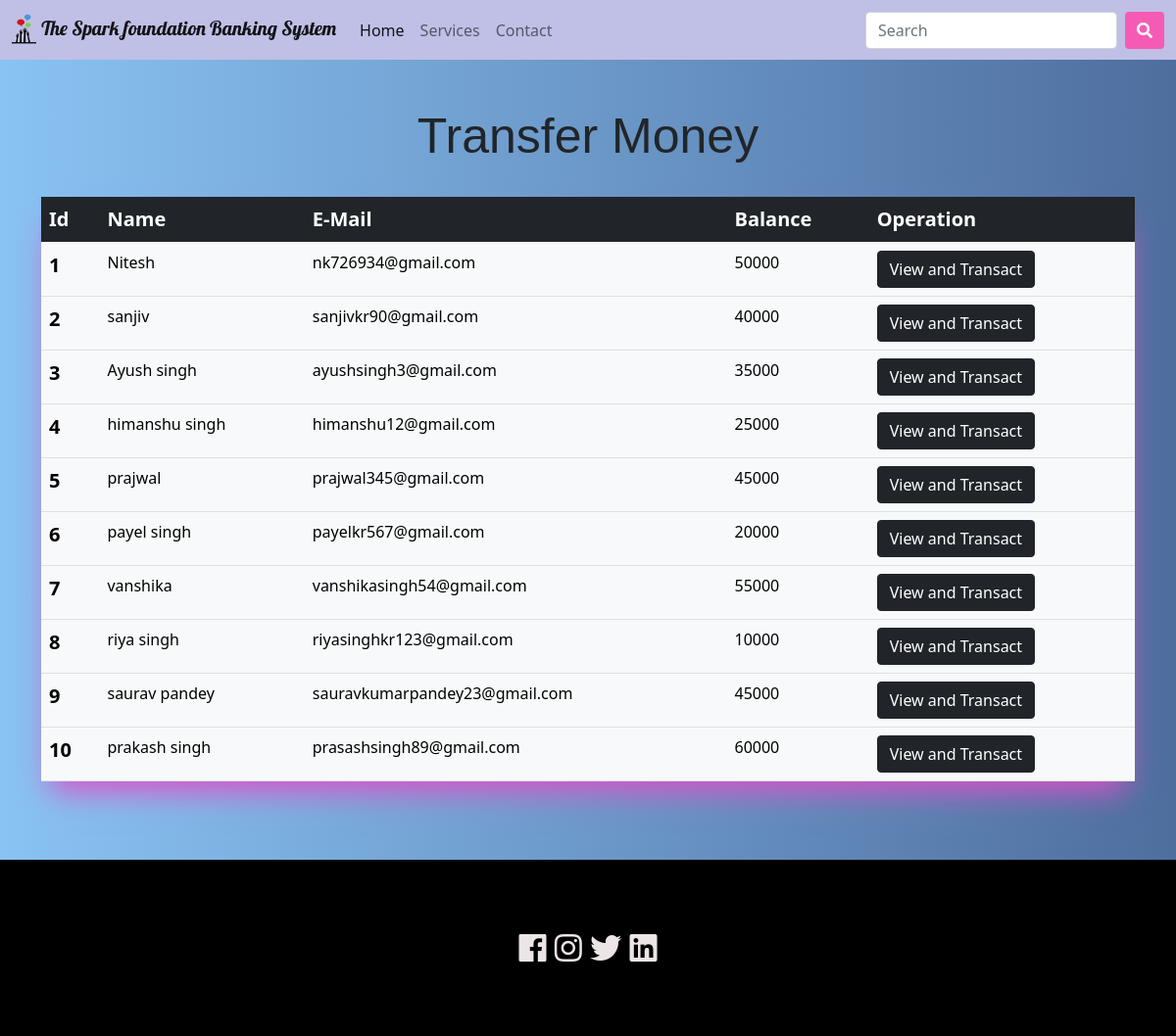
The app's page /transfermoney.php with its own data.
### tables this page shows
CREATE TABLE IF NOT EXISTS `users` (
  `id` int(3) NOT NULL AUTO_INCREMENT,
  `name` text NOT NULL,
  `email` varchar(30) NOT NULL,
  `balance` int(8) NOT NULL,
  PRIMARY KEY (`id`)
);

### transfermoney.php (the view, shortened to what this page needs)
<!doctype html>
<html lang="en">
  <head>
    <link rel="stylesheet" href="./css/main.css">
    <link href="https://cdn.jsdelivr.net/npm/bootstrap@5.0.1/dist/css/bootstrap.min.css" rel="stylesheet"
>
    <link rel="stylesheet" href="https://use.fontawesome.com/releases/v5.3.1/css/all.css" >
  </head>
  <body>
  <?php
    include 'config.php';
    $sql = "SELECT * FROM users";
    $result = mysqli_query($conn,$sql);
  ?>
  <?php include_once "includes/header.php"; ?>
    <div class="container mt-5 mb-5 t" >
      <h2>Transfer Money</h2>
      <br>
      <table  class="table table-light ">
        <thead class="table-dark ">
          <th scope="col">Id</th>
          <th scope="col">Name</th>
          <th scope="col">E-Mail</th>
          <th scope="col">Balance</th>
          <th scope="col">Operation</th>
        </thead>
        <tbody>
          <?php
              while($rows=mysqli_fetch_assoc($result)){
          ?>
          <tr>
          <th scope="row"><?php echo $rows['id'] ?></th>
            <td><?php echo $rows['name']?></td>
            <td><?php echo $rows['email']?></td>
            <td><?php echo $rows['balance']?></td>
            <td><a href="userdetails.php?id= <?php echo $rows['id'] ;?>"> <button type="button" class="btn btn-dark">View and Transact</button></a></td>
          </tr>
          <?php
              }
          ?>
        </tbody>
      </table>
    </div>
   <?php include_once "includes/footer.php"; ?>
  </body>
</html>

### includes/header.php (shortened to what this page needs)
<header>
    <nav class="navbar navbar-expand-lg navbar-light">
        <div class="container-fluid">
            <a class="navbar-brand" href="#">
            <img src="images/logo.png" alt="TSF logo" style="width:25px;height:35px;">
            <span style="font-family: 'Lobster', cursive; font-size:20px;" >The Spark foundation Banking System</span></a>
            <div class="collapse navbar-collapse" id="navbarSupportedContent">
                <ul class="navbar-nav me-auto mb-2 mb-lg-0 text-center">
                    <li class="nav-item">
                        <a class="nav-link active" aria-current="page" href="index.php #">Home</a>
                    </li>
                    <li class="nav-item ">
                        <a class="nav-link" href="index.php #services">Services</a>
                    </li>
                    <li class="nav-item ">
                        <a class="nav-link" href="#contact">Contact</a>
                    </li>
                </ul>
                <form class="d-flex search-container">
                    <input class="form-control me-2" type="search" placeholder="Search" aria-label="Search">
                    <button class="btn btn-dark" type="submit"><i class="fa fa-search"></i></button>
                </form>
            </div>
        </div>
    </nav>
</header>

### includes/footer.php (shortened to what this page needs)
<section>
<footer class="text-center mt-5" style="" id="contact">
    <div class="fs-2 mt-3 mb-3">
        <i class="fab fa-facebook footer-icons-hover"></i>
        <i class="fab fa-instagram footer-icons-hover"></i>
        <i class="fab fa-twitter footer-icons-hover"></i>
        <i class="fab fa-linkedin footer-icons-hover"></i>
    </div>
</footer>
</section>

### css/main.css (style rules this page uses)
body { background:rgb(177, 111, 221); background: -webkit-linear-gradient(to right, #ac6dd6, #082f44); background: linear-gradient(to right, #89c3f3, #4e6e9e); }
section { margin-top:80px; }
nav { background:rgb(192, 191, 230); }
.search-container button { background: rgb(245, 91, 181); border: none; cursor: pointer; }
footer { padding-top:50px; padding-bottom:50px; color:rgb(235, 229, 229); background-color: black; }
.container h2 { text-align:center; font-size:50px; font-family: 'Gill Sans', 'Gill Sans MT', Calibri, 'Trebuchet MS', sans-serif; }
.t .table,.f { box-shadow: rgb(218, 83, 200) 0px 20px 30px -10px; }
table th { font-size:20px; }

### records on screen
users: id "1", name "Nitesh", email "nk726934@gmail.com", balance "50000"
users: id "2", name "sanjiv", email "sanjivkr90@gmail.com", balance "40000"
users: id "3", name "Ayush singh", email "ayushsingh3@gmail.com", balance "35000"
users: id "4", name "himanshu singh", email "himanshu12@gmail.com", balance "25000"
users: id "5", name "prajwal", email "prajwal345@gmail.com", balance "45000"
users: id "6", name "payel singh", email "payelkr567@gmail.com", balance "20000"
users: id "7", name "vanshika", email "vanshikasingh54@gmail.com", balance "55000"
users: id "8", name "riya singh", email "riyasinghkr123@gmail.com", balance "10000"
users: id "9", name "saurav pandey", email "sauravkumarpandey23@gmail.com", balance "45000"
users: id "10", name "prakash singh", email "prasashsingh89@gmail.com", balance "60000"
